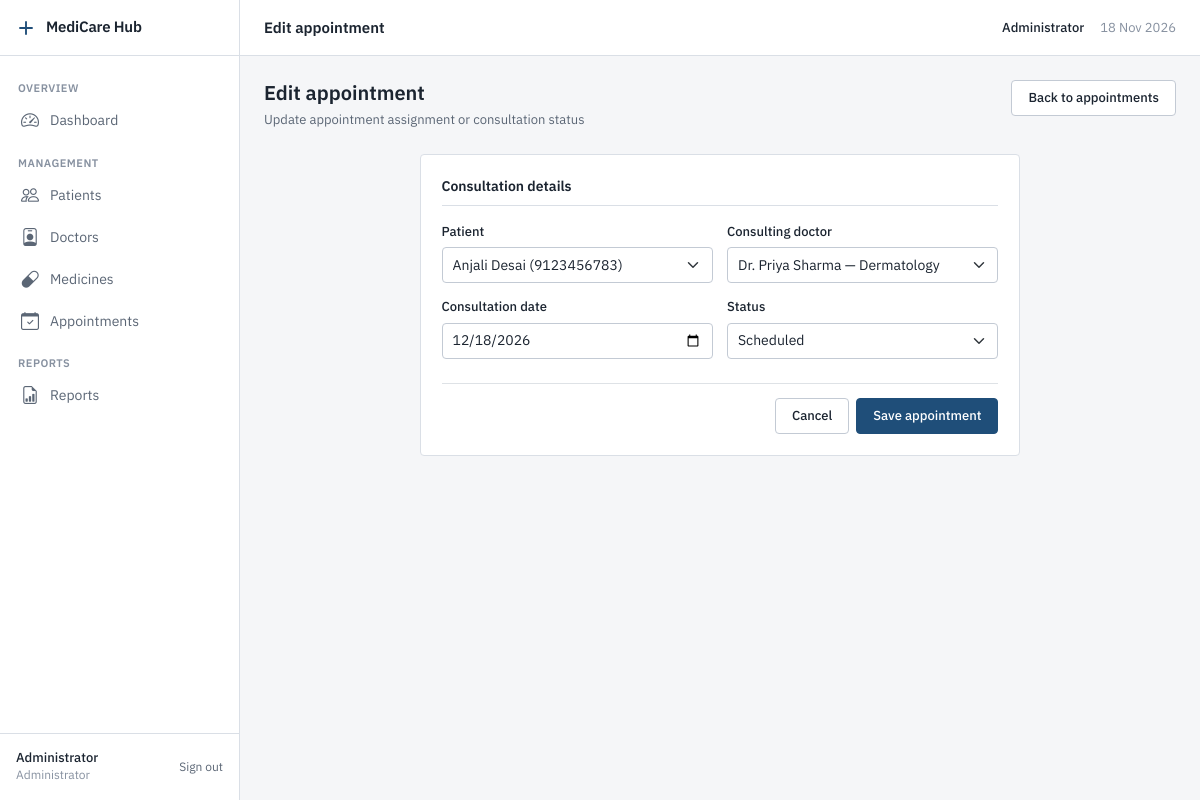
The app's page /admin/appointment_form.php?id=21 (signed in) with its own data.
### tables this page shows
CREATE TABLE Appointment (
    appointment_id INT AUTO_INCREMENT PRIMARY KEY,
    patient_id INT NOT NULL,
    doctor_id INT NOT NULL,
    appointment_date DATE NOT NULL,
    status ENUM('Scheduled','Completed','Cancelled') DEFAULT 'Scheduled',
    FOREIGN KEY (patient_id) REFERENCES Patient(patient_id) ON DELETE CASCADE,
    FOREIGN KEY (doctor_id) REFERENCES Doctor(doctor_id) ON DELETE CASCADE
);

CREATE TABLE Patient (
    patient_id INT AUTO_INCREMENT PRIMARY KEY,
    name VARCHAR(100) NOT NULL,
    age INT NOT NULL,
    gender ENUM('Male','Female','Other') NOT NULL,
    phone VARCHAR(20) NOT NULL
);

CREATE TABLE Doctor (
    doctor_id INT AUTO_INCREMENT PRIMARY KEY,
    name VARCHAR(100) NOT NULL,
    specialization VARCHAR(100) NOT NULL,
    phone VARCHAR(20) NOT NULL
);

### includes/functions.php (called while the page is built, shortened)
<?php
function e(string $str): string
{
    return htmlspecialchars($str, ENT_QUOTES, 'UTF-8');
}

### admin/appointment_form.php (the view, shortened to what this page needs)
<?php
require_once __DIR__ . '/../config/db.php';
require_once __DIR__ . '/../includes/functions.php';
$id = isset($_GET['id']) ? (int)$_GET['id'] : 0;
$isEdit = ($id > 0);
$appointment = [
    'patient_id' => '',
    'doctor_id' => '',
    'appointment_date' => date('Y-m-d'),
    'status' => 'Scheduled'
];
$patients = $pdo->query('SELECT patient_id, name, phone FROM Patient ORDER BY name ASC')->fetchAll();
$doctors = $pdo->query('SELECT doctor_id, name, specialization FROM Doctor ORDER BY name ASC')->fetchAll();
if ($isEdit) {
    $stmt = $pdo->prepare('SELECT * FROM Appointment WHERE appointment_id = ?');
    $stmt->execute([$id]);
    $aptData = $stmt->fetch();
    $appointment = $aptData;
}
require_once __DIR__ . '/../includes/header.php';
?>
<div class="page-header">
    <div>
        <h1 class="page-title"><?php echo $isEdit ? 'Edit appointment' : 'Create appointment'; ?></h1>
        <p class="page-description"><?php echo $isEdit ? 'Update appointment assignment or consultation status' : 'Schedule a clinical consultation for a registered patient'; ?></p>
    </div>
    <a href="/medicarehub/admin/appointments.php" class="btn btn-secondary">Back to appointments</a>
</div>
<div class="row justify-content-center">
    <div class="col-lg-8">
        <div class="card">
            <div class="card-body p-4">
                <form method="POST" action="">
                    <div class="form-section">
                        <div class="form-section-title">Consultation details</div>
                        <div class="row g-3">
                            <div class="col-md-6">
                                <label for="patient_id" class="form-label">Patient</label>
                                <select class="form-select" id="patient_id" name="patient_id" required>
                                    <?php foreach ($patients as $p): ?>
                                        <option value="<?php echo $p['patient_id']; ?>" <?php echo ((int)$appointment['patient_id'] === (int)$p['patient_id']) ? 'selected' : ''; ?>>
                                            <?php echo e($p['name']); ?> (<?php echo e($p['phone']); ?>)
                                        </option>
                                    <?php endforeach; ?>
                                </select>
                            </div>
                            <div class="col-md-6">
                                <label for="doctor_id" class="form-label">Consulting doctor</label>
                                <select class="form-select" id="doctor_id" name="doctor_id" required>
                                    <?php foreach ($doctors as $d): ?>
                                        <option value="<?php echo $d['doctor_id']; ?>" <?php echo ((int)$appointment['doctor_id'] === (int)$d['doctor_id']) ? 'selected' : ''; ?>>
                                            <?php echo e($d['name']); ?> — <?php echo e($d['specialization']); ?>
                                        </option>
                                    <?php endforeach; ?>
                                </select>
                            </div>
                            <div class="col-md-6">
                                <label for="appointment_date" class="form-label">Consultation date</label>
                                <input type="date" class="form-control" id="appointment_date" name="appointment_date" value="<?php echo e($appointment['appointment_date']); ?>" required>
                            </div>
                            <div class="col-md-6">
                                <label for="status" class="form-label">Status</label>
                                <select class="form-select" id="status" name="status" required>
                                    <option value="Scheduled" <?php echo ($appointment['status'] === 'Scheduled') ? 'selected' : ''; ?>>Scheduled</option>
                                </select>
                            </div>
                        </div>
                    </div>
                    <div class="d-flex justify-content-end gap-2 pt-3 border-top">
                        <a href="/medicarehub/admin/appointments.php" class="btn btn-secondary">Cancel</a>
                        <button type="submit" class="btn btn-primary"><?php echo $isEdit ? 'Save appointment' : 'Create appointment'; ?></button>
                    </div>
                </form>
            </div>
        </div>
    </div>
</div>
<?php require_once __DIR__ . '/../includes/footer.php'; ?>

### assets/css/style.css (style rules this page uses)
:root { --bg: #F5F6F8; --surface: #FFFFFF; --border: #DADFE6; --border-strong: #C3CAD4; --text: #1B2430; --text-secondary: #5B6675; --text-muted: #8791A0; --accent: #1F4E79; --accent-hover: #173B5C; --accent-subtle: #EAF0F6; --status-success: #2E6B4F; --status-success-bg: #EAF3EE; --status-warning: #8A5A00; --status-warning-bg: #FBF3E2; --status-danger: #A12C2C; --status-danger-bg: #FAEDED; --status-neutral: #4B5563; --status-neutral-bg: #EEF0F3; --radius: 4px; --sidebar-width: 240px; --topbar-height: 56px; --shadow-overlay: 0 4px 12px rgba(0, 0, 0, 0.08); }
*, *::before, *::after { box-sizing: border-box; }
html, body { margin: 0; padding: 0; background-color: var(--bg); color: var(--text); font-family: 'IBM Plex Sans', -apple-system, BlinkMacSystemFont, "Segoe UI", Roboto, sans-serif; font-size: 14px; line-height: 1.5; font-weight: 400; -webkit-font-smoothing: antialiased; -moz-osx-font-smoothing: grayscale; }
h1, h2, h3, h4, h5, h6 { color: var(--text); font-weight: 600; line-height: 1.3; margin-top: 0; margin-bottom: 0.5rem; letter-spacing: normal; text-transform: none; }
h1 { font-size: 24px; }
p { margin-top: 0; margin-bottom: 0.5rem; }
a { color: var(--accent); text-decoration: none; transition: color 0.15s ease; }
.page-header { display: flex; align-items: flex-start; justify-content: space-between; margin-bottom: 24px; gap: 16px; }
.page-title { font-size: 20px; font-weight: 600; color: var(--text); margin-bottom: 4px; }
.page-description { font-size: 13px; color: var(--text-secondary); margin-bottom: 0; }
.card { background-color: var(--surface); border: 1px solid var(--border); border-radius: var(--radius); box-shadow: none; margin-bottom: 24px; }
.card-body { padding: 20px; }
.btn { height: 36px; padding: 0 16px; font-size: 13px; font-weight: 500; font-family: inherit; border-radius: var(--radius); display: inline-flex; align-items: center; justify-content: center; gap: 8px; border: 1px solid transparent; cursor: pointer; text-decoration: none; transition: background-color 0.15s ease, border-color 0.15s ease, color 0.15s ease; white-space: nowrap; box-shadow: none !important; }
.btn-primary { background-color: var(--accent); border-color: var(--accent); color: #FFFFFF; }
.btn-secondary, .btn-outline-secondary, .btn-light { background-color: var(--surface); border-color: var(--border-strong); color: var(--text); }
.form-label { display: block; font-size: 13px; font-weight: 500; color: var(--text); margin-bottom: 6px; }
.form-control, .form-select { height: 36px; font-size: 14px; font-family: inherit; color: var(--text); background-color: var(--surface); border: 1px solid var(--border-strong); border-radius: var(--radius); padding: 0 10px; box-shadow: none !important; transition: border-color 0.15s ease, box-shadow 0.15s ease; }
.form-section { margin-bottom: 24px; }
.form-section-title { font-size: 14px; font-weight: 600; color: var(--text); padding-bottom: 8px; margin-bottom: 16px; border-bottom: 1px solid var(--border); }
* { text-shadow: none !important; }
.card, .stat-card, .btn, .form-control, .form-select, .table-container, .alert { box-shadow: none !important; }

### records on screen
appointment: patient_id "Anjali Desai (9123456783)", doctor_id "Dr. Priya Sharma — Dermatology", appointment_date "12/18/2026", status "Scheduled"

### other values on screen
$sectionTitle "OVERVIEW"
$item['label'] "Dashboard"
$sectionTitle "MANAGEMENT"
$item['label'] "Patients"
$item['label'] "Doctors"
$item['label'] "Medicines"
$item['label'] "Appointments"
$sectionTitle "REPORTS"
$item['label'] "Reports"
$userName "Administrator"
$pageTitle "Edit appointment"
$_SESSION['user_name'] "Administrator"
